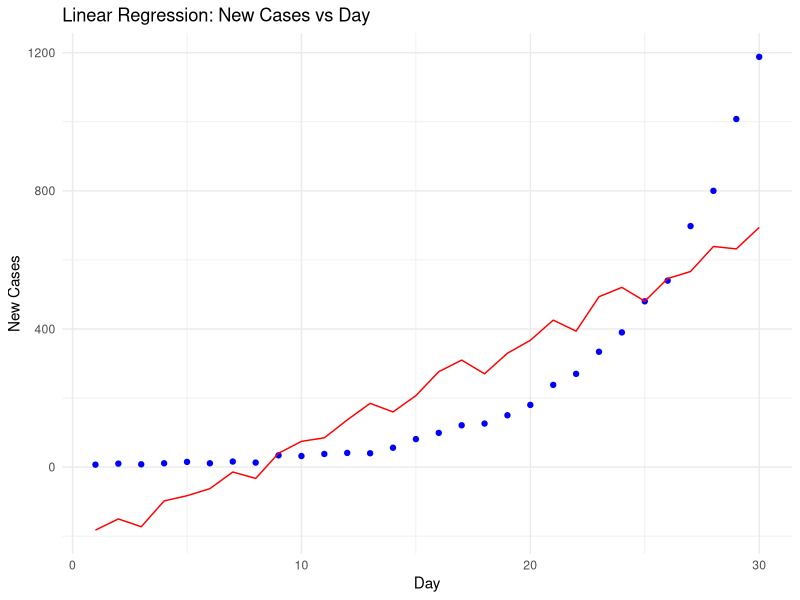
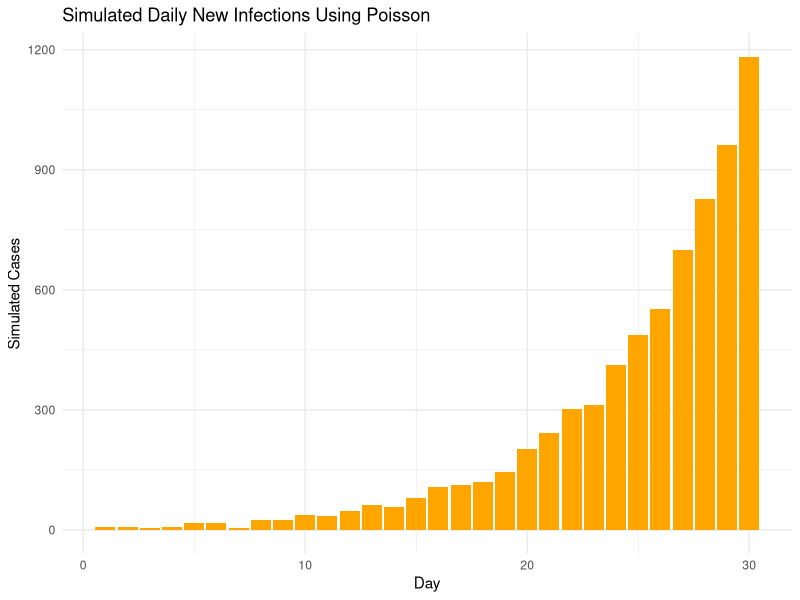
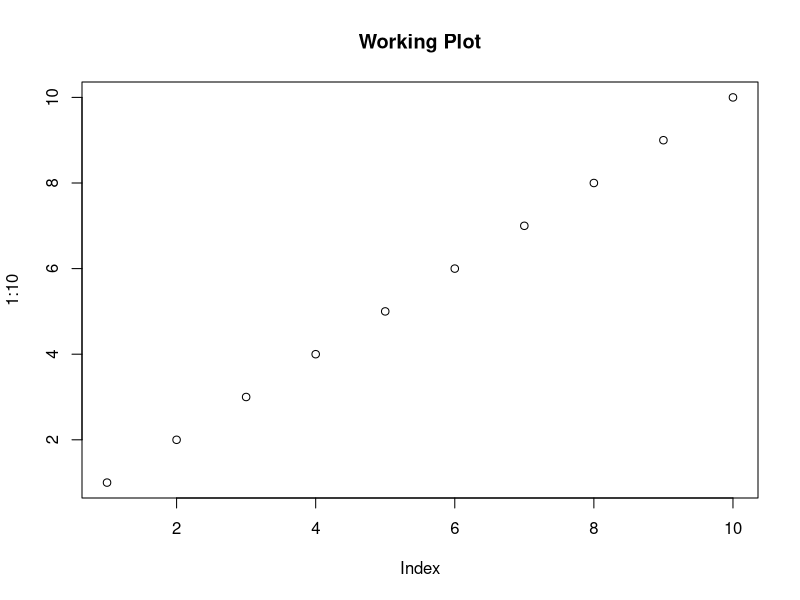

The R source for these figures, in order:
# Load necessary libraries
library(ggplot2)  # for plotting
library(MASS)  # for truehist and other tools

# 1. Sample Data Generation
set.seed(42)
days <- 1:30  # Day of the outbreak
mobility_factor <- runif(30, min = 0, max = 1)  # Random mobility factor
base_rate <- 5  # Base rate of new infections
growth_rate <- 0.2  # Growth rate

# Generate lambda(t) based on exponential growth
lambda <- base_rate * (1 + growth_rate) ^ days

# Simulate daily new cases using Poisson distribution
new_cases <- rpois(30, lambda)

# Combine into a dataframe
data <- data.frame(Day = days, Mobility = mobility_factor, NewCases = new_cases)

# 2. Linear Regression Model (Predict new cases using 'Day' and 'Mobility')
lm_model <- lm(NewCases ~ Day + Mobility, data = data)

# Predict new cases using linear regression
data$PredictedCases_LM <- predict(lm_model, newdata = data)

# Summary of the linear regression model
cat("\nLinear Regression Model Summary:\n")
summary(lm_model)

# Plot the Linear Regression Predictions
ggplot(data, aes(x = Day, y = NewCases)) +
  geom_point(color = 'blue') +
  geom_line(aes(y = PredictedCases_LM), color = 'red') +
  labs(title = "Linear Regression: New Cases vs Day",
       x = "Day", y = "New Cases") +
  theme_minimal()

# 3. Poisson Distribution: Probability of exactly 7 cases on Day 5
t <- 5
k <- 7
lambda_t <- base_rate * (1 + growth_rate) ^ t  # Lambda for Day 5
poisson_prob <- dpois(k, lambda_t)
cat(sprintf("\nPoisson Probability of exactly 7 new cases on Day %d: %.4f\n", t, poisson_prob))

# 4. Simulate new infections using Poisson for 30 days
sim_cases <- rpois(30, lambda)

# Plot simulated infections
sim_df <- data.frame(Day = days, SimulatedCases = sim_cases)

ggplot(sim_df, aes(x = Day, y = SimulatedCases)) +
  geom_bar(stat = "identity", fill = "orange") +
  labs(title = "Simulated Daily New Infections Using Poisson",
       x = "Day", y = "Simulated Cases") +
  theme_minimal()

# Set working directory to where your script is
setwd("D:/Disease-Outbreak-Estimation-AP-S/Project Files")

# Ensure output folder exists
if (!dir.exists("../Project Pictures")) {
  dir.create("../Project Pictures")
}

# Define output path
output_path <- "../Project Pictures/first.png"

# Save plot
png(filename = output_path, width = 800, height = 600)
plot(1:10, main = "Working Plot")
dev.off()